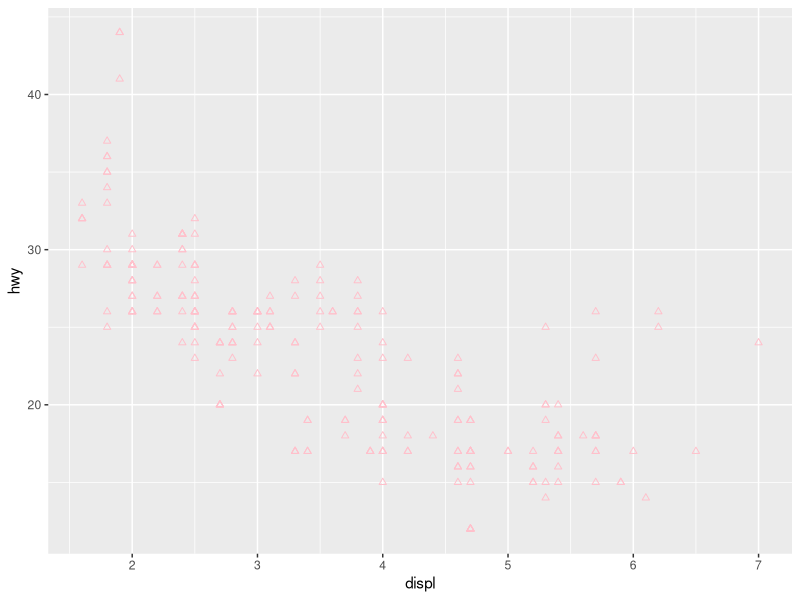
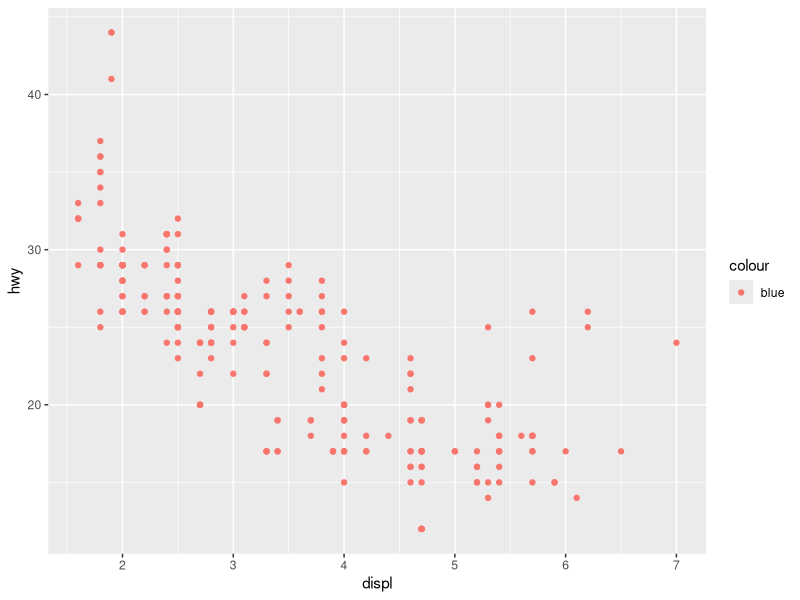
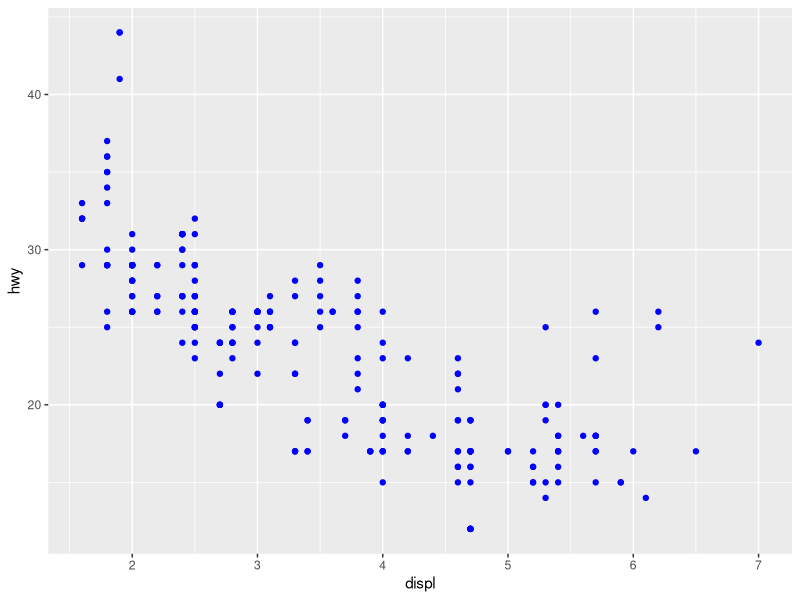
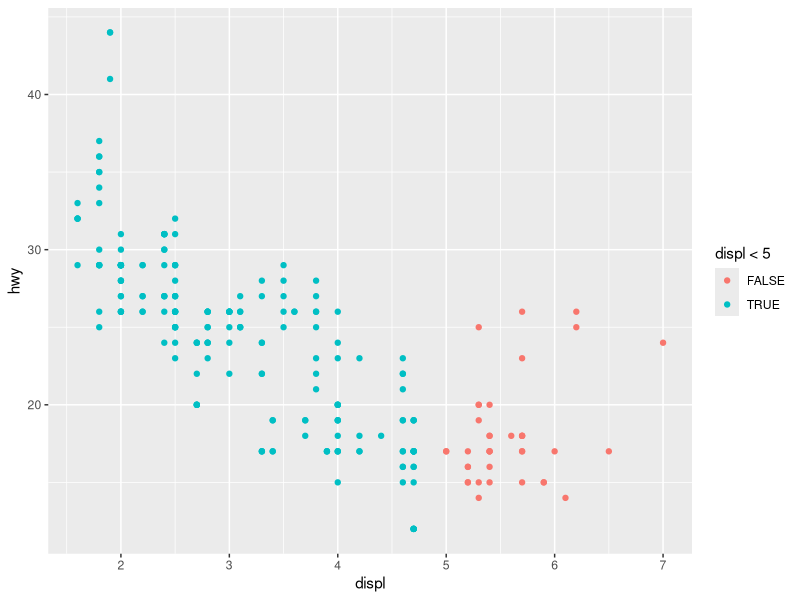
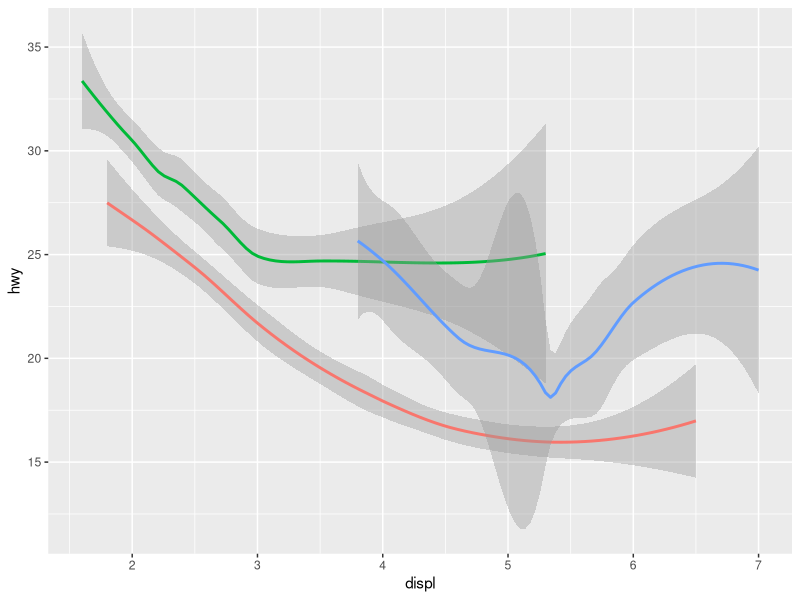
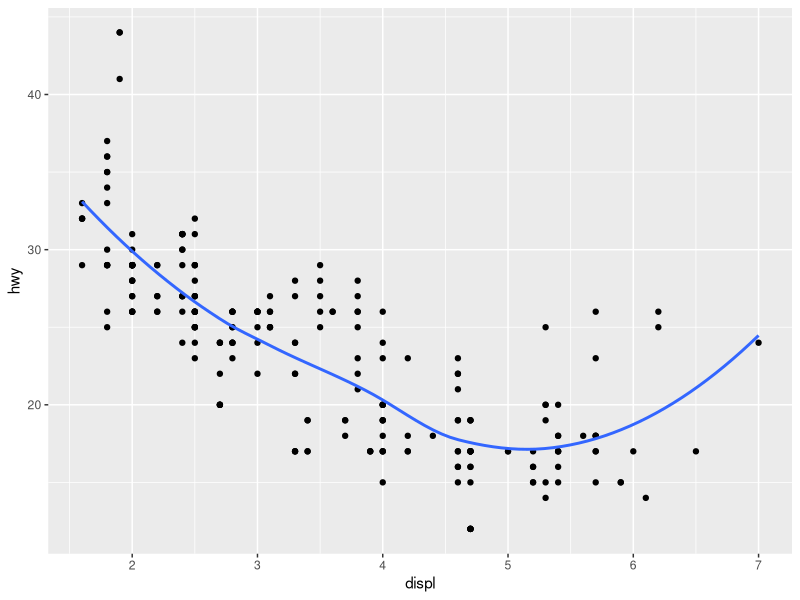
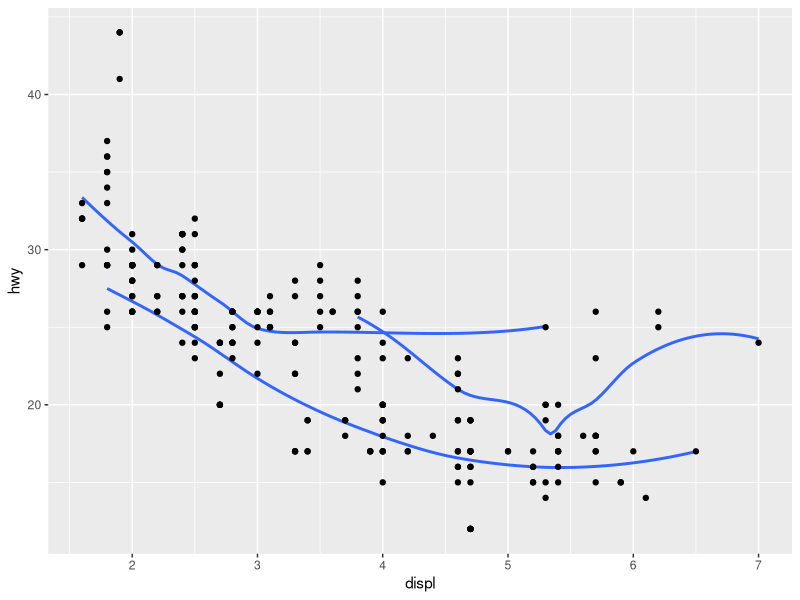
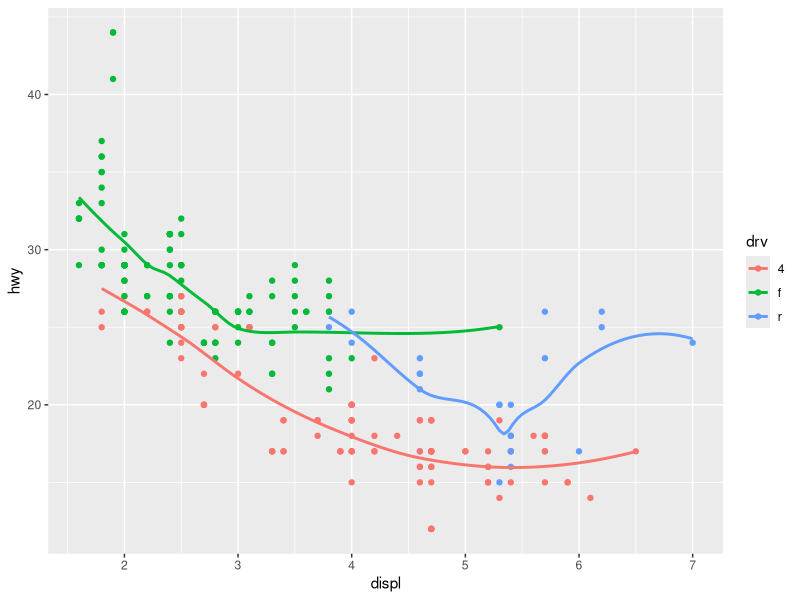

The R script that drew these images, in order:
## ---- chunk 1
library(tidyverse)
## ---- chunk 2
    mpg |> 
      ggplot(aes(x = displ, y = hwy)) +
      geom_point(color = "pink", shape = 2)
## ---- chunk 3
    #| fig-alt: |
    #|   Scatterplot of highway fuel efficiency versus engine size of cars  
    #|   that shows a negative association. All points are red and 
    #|   the legend shows a red point that is mapped to the word blue.
    ggplot(mpg) + 
      geom_point(aes(x = displ, y = hwy, color = "blue"))
## ---- chunk 4
    ggplot(mpg) + 
      geom_point(aes(x = displ, y = hwy), color = "blue")
## ---- chunk 5
    ggplot(mpg) + 
      geom_point(aes(x = displ, y = hwy, color = displ < 5))
## ---- chunk 6
    #| fig-show: hide
    #| message: false
    ggplot(mpg, aes(x = displ, y = hwy)) +
      geom_smooth(aes(color = drv), show.legend = FALSE)
## ---- chunk 7
    ggplot(mpg, aes(x = displ, y = hwy)) + 
      geom_point() + 
      geom_smooth(se = FALSE)
    ggplot(mpg, aes(x = displ, y = hwy)) + 
      geom_smooth(aes(group = drv), se = FALSE) +
      geom_point()
    ggplot(mpg, aes(x = displ, y = hwy, color = drv)) + 
      geom_point() + 
      geom_smooth(se = FALSE)
    ggplot(mpg, aes(x = displ, y = hwy)) + 
      geom_point(aes(color = drv)) + 
      geom_smooth(se = FALSE)
    ggplot(mpg, aes(x = displ, y = hwy)) + 
      geom_point(aes(color = drv)) +
      geom_smooth(aes(linetype = drv), se = FALSE)
    ggplot(mpg, aes(x = displ, y = hwy)) + 
      geom_point(size = 4, color = "white") + 
      geom_point(aes(color = drv))
## ---- chunk 8
    ggplot(mpg, aes(x = displ, y = hwy)) + 
      geom_point() +
      facet_wrap(~hwy)
## ---- chunk 9
    ggplot(mpg) + 
      geom_point(aes(x = drv, y = cyl))
## ---- chunk 10
    ggplot(mpg) + 
      geom_point(aes(x = displ, y = hwy)) +
      facet_grid(drv ~ .)

    ggplot(mpg) + 
      geom_point(aes(x = displ, y = hwy)) +
      facet_grid(. ~ cyl)
## ---- chunk 11
    ggplot(mpg) + 
      geom_point(aes(x = displ, y = hwy)) + 
      facet_wrap(~ cyl, nrow = 2)
## ---- chunk 12
    #| message: false
    ggplot(mpg, aes(x = displ)) + 
      geom_histogram() + 
      facet_grid(drv ~ .)

    ggplot(mpg, aes(x = displ)) + 
      geom_histogram() +
      facet_grid(. ~ drv)
## ---- chunk 13
    ggplot(mpg) + 
      geom_point(aes(x = displ, y = hwy)) +
      facet_grid(drv ~ .)
## ---- chunk 14
    ggplot(mpg) + 
      geom_point(aes(x = displ, y = hwy)) +
      facet_wrap(~drv, ncol = 1)
## ---- chunk 15
    diamonds |> 
      group_by(cut) |> 
      summarise(
        y = mean(depth),
        ymin = min(depth),
        ymax = max(depth)
      ) |> 
      ggplot(aes(x = cut, y = y, ymin = ymin, ymax = ymax)) +
      geom_pointrange()
## ---- chunk 16
    ggplot(diamonds, aes(x = cut, y = after_stat(prop))) + 
      geom_bar()
    ggplot(diamonds, aes(x = cut, fill = color, y = after_stat(prop))) + 
      geom_bar()
## ---- chunk 17
    ggplot(mpg, aes(x = cty, y = hwy)) + 
      geom_point()
## ---- chunk 18
    ggplot(mpg, aes(x = cty, y = hwy)) + 
      geom_jitter()
## ---- chunk 19
    ggplot(mpg, aes(x = displ, y = hwy)) +
      geom_point()
    ggplot(mpg, aes(x = displ, y = hwy)) +
      geom_point(position = "identity")
## ---- chunk 20
    ggplot(mpg, aes(x = cty, y = hwy)) + 
      geom_jitter()
    ggplot(mpg, aes(x = cty, y = hwy)) + 
      geom_count()
## ---- chunk 21
    ggplot(mpg, aes(x = drv, y = cty, fill = class)) + 
      geom_boxplot()
## ---- chunk 22
    ggplot(diamonds, aes(x = "", fill = cut)) +
      geom_bar(width = 1) +
      coord_polar(theta = "y")
## ---- chunk 23
    ggplot(data = mpg, mapping = aes(x = cty, y = hwy)) +
      geom_point() + 
      geom_abline() +
      coord_fixed()
